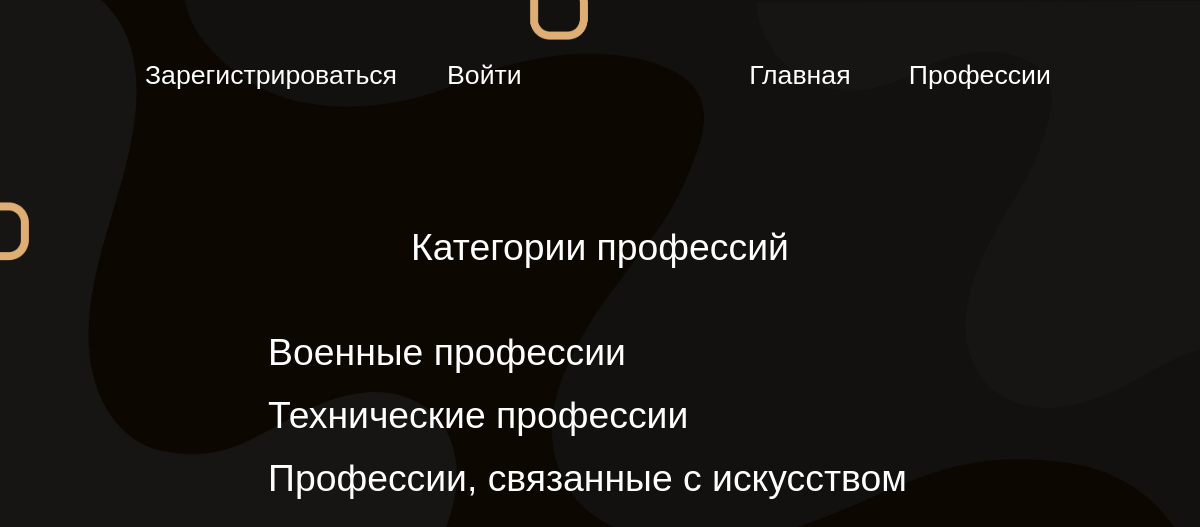
Screenshot of /professions/categories with the database file from the repository.
### Project/data/models/professions_categories.py (models this page shows)
class ProfessionsCategories(SqlAlchemyBase, SerializerMixin):
    __tablename__ = 'professions_categories'
    id = Column(Integer, primary_key=True, autoincrement=True)
    title = Column(String)
    professions = orm.relation('Profession', back_populates='professions_categories')

### Project/application.py (the view)
@app.route('/professions/categories')
def professions_categories():
    db = db_session.create_session()
    categories = db.query(ProfessionsCategories).all()
    return render_template('professions_categories.html', title='Твоя профессия', categories=categories)

### Project/data/db_session.py (called while the page is built)
def create_session() -> orm.Session:
    global __factory
    return __factory()

### Project/templates/professions_categories.html (shortened to what this page needs)
{% extends 'base.html' %}
{% block content %}
<main class='text-center container'>
    <h1 class="professions-categories" align="center">Категории профессий</h1>
    <div class="container">
        <ul class="list-group">
            {% for category in categories %}
            <a href="/professions/{{ category.id }}"><li class="category-li">
                {{ category.title }}</li></a>
            {% endfor %}
        </ul>
    </div>
</main>
{% endblock %}

### Project/templates/base.html (shortened to what this page needs)
<!doctype html>
<html lang="ru">
<head>
    <link rel="stylesheet" href="{{ url_for('static', filename='css/style1.css') }}">
</head>
<body>
    <div class="header">
			<ul class="log_menu" align="left">
                {% if current_user.is_authenticated %}
                    <a href="/account_info"><li class="menu_point"  id="menu_button_1">Личный кабинет</li></a>
                    <a href="/professions/categories"><li class="menu_point"  id="menu_button_2">Профессии</li></a>
                {% else %}
				<a href="/register"><li class="menu_point"  id="menu_button_1">Зарегистрироваться</li></a>
				<a href="/login"><li class="menu_point"  id="menu_button_2">Войти</li></a>
                {% endif %}
			</ul>
			<ul class="menu" align="right">
				<a href="/"><li class="menu_point"  id="menu_button_3">Главная</li></a>
                {% if current_user.is_authenticated %}
				<a href="/logout"><li class="menu_point" id="menu_button_4">Выйти</li></a>
                {% else %}
                <a href="/professions/categories"><li class="menu_point"  id="menu_button_4">Профессии</li></a>
                {% endif %}
			</ul>
    </div>
    <div class="content">
        {% block content %}
        {% endblock %}
    </div>
</body>
</html>

### Project/static/css/style1.css (style rules this page uses)
body { margin: 0px; padding: 0px; width: 100%; min-height: 100vh; font-family: Arial; background: url(images/background.png) no-repeat; -moz-background-size: cover; -webkit-background-size: cover; -o-background-size: cover; background-size: cover; color: white; }
a { text-decoration: none; color: white; }
ul { padding: 0; }
.header { padding-top: 50px; display: flex; flex-direction: row; justify-content: space-around; width: 100%; }
.log_menu { display: flex; flex-direction: row; justify-content: space-around; width: 30%; margin: 0; list-style-type: none; color: white; font-size: 20pt; }
.menu { display: flex; flex-direction: row; justify-content: space-around; width: 30%; margin: 0; list-style-type: none; color: white; font-size: 20pt; }
.menu_point { color: white; padding-top: 10px; padding-bottom: 10px; padding-left: 25px; padding-right: 25px; border-radius: 30px; animation-duration: 1s; animation-name: unfade; transition: 1s; }
.content { display: flex; flex-direction: row; justify-content: space-around; margin-top: 100px; width: 80%; padding-left: 10%; padding-right: 10%; }
.list-group { list-style-type: none; font-size: 28pt; margin-top: 25px; }
.category-li { font-size: 28pt; animation-duration: 1s; animation-name: unfade_3_step; padding-top: 10px; padding-bottom: 10px; padding-left: 25px; padding-right: 25px; border-radius: 30px; margin-left: -25px; color: white; }
.professions-categories { color: white; font-weight: normal; font-size: 28pt; animation-duration: 1s; animation-name: unfade_banner; }

### Project/templates/base.html (style rules this page uses)
body { background: url(../static/img/background.png) no-repeat; -moz-background-size: cover; -webkit-background-size: cover; -o-background-size: cover; background-size: cover; }

### rows the page displays
ProfessionsCategories: title "Военные профессии"
ProfessionsCategories: title "Технические профессии"
ProfessionsCategories: title "Профессии, связанные с искусством"
